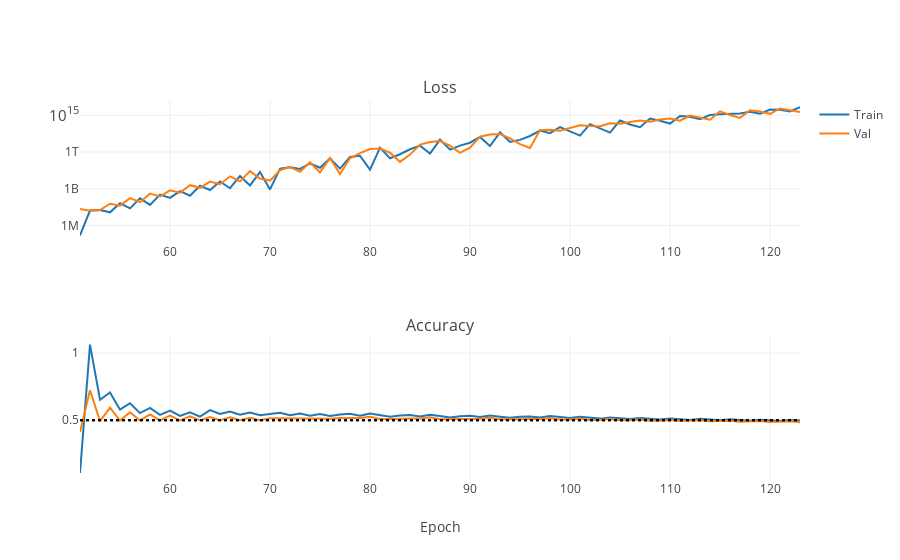

This figure's notebook cell:
### Markdown cell above
Well, this doesn't seem to be the way. Let's try to go back to the old learning rate and train longer...

### Code cell
iplot(plot_training_stats("/DATA/Dropbox/LOOTRPV/Personal_programming/MachineLearning/Tutorials/ImageRecognition/NNs/AlexNet_logs/7_long.log"))
